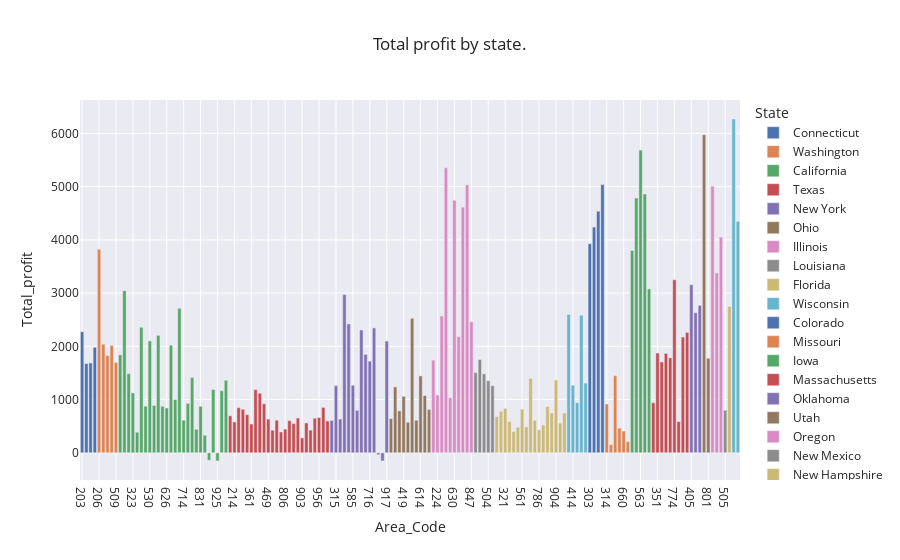

Write notebook code for a chart like this one.
### Code cell
px.bar(q_5 ,
x = 'Area_Code' , 
y = 'Total_profit' ,
color='State',
template='seaborn',
title='Total profit by state.',
)

### Figure 1 — Plotly figure (JSON) as saved in the notebook; plotly's stock layout.template omitted (floating-point values rounded to 4 significant figures)
{"data": [{"alignmentgroup": "True", "hovertemplate": "State=Connecticut<br>Area_Code=%{x}<br>Total_profit=%{y}<extra></extra>", "legendgroup": "Connecticut", "marker": {"color": "rgb(76,114,176)", "pattern": {"shape": ""}}, "name": "Connecticut", "offsetgroup": "Connecticut", "orientation": "v", "showlegend": true, "textposition": "auto", "type": "bar", "x": ["203", "475", "860", "959"], "xaxis": "x", "y": [2274, 1676, 1688, 1983], "yaxis": "y"}, {"alignmentgroup": "True", "hovertemplate": "State=Washington<br>Area_Code=%{x}<br>Total_profit=%{y}<extra></extra>", "legendgroup": "Washington", "marker": {"color": "rgb(221,132,82)", "pattern": {"shape": ""}}, "name": "Washington", "offsetgroup": "Washington", "orientation": "v", "showlegend": true, "textposition": "auto", "type": "bar", "x": ["206", "253", "360", "425", "509"], "xaxis": "x", "y": [3823, 2040, 1829, 2017, 1696], "yaxis": "y"}, {"alignmentgroup": "True", "hovertemplate": "State=California<br>Area_Code=%{x}<br>Total_profit=%{y}<extra></extra>", "legendgroup": "California", "marker": {"color": "rgb(85,168,104)", "pattern": {"shape": ""}}, "name": "California", "offsetgroup": "California", "orientation": "v", "showlegend": true, "textposition": "auto", "type": "bar", "x": ["209", "213", "310", "323", "408", "415", "510", "530", "559", "562", "619", "626", "650", "661", "707", "714", "760", "805", "818", "831", "858", "909", "916", "925", "949", "951"], "xaxis": "x", "y": [1840, 3046, 1486, 1125, 385, 2358, 876, 2102, 887, 2206, 873, 842, 2021, 1000, 2713, 613, 928, 1414, 441, 874, 330, -140, 1189, -153, 1166, 1363], "yaxis": "y"}, {"alignmentgroup": "True", "hovertemplate": "State=Texas<br>Area_Code=%{x}<br>Total_profit=%{y}<extra></extra>", "legendgroup": "Texas", "marker": {"color": "rgb(196,78,82)", "pattern": {"shape": ""}}, "name": "Texas", "offsetgroup": "Texas", "orientation": "v", "showlegend": true, "textposition": "auto", "type": "bar", "x": ["210", "214", "254", "281", "325", "361", "409", "430", "432", "469", "512", "682", "713", "806", "817", "830", "832", "903", "915", "936", "940", "956", "972", "979"], "xaxis": "x", "y": [695, 580, 848, 818, 716, 540, 1187, 1119, 921, 633, 425, 613, 391, 445, 604, 548, 653, 280, 561, 426, 650, 662, 853, 598], "yaxis": "y"}, {"alignmentgroup": "True", "hovertemplate": "State=New York<br>Area_Code=%{x}<br>Total_profit=%{y}<extra></extra>", "legendgroup": "New York", "marker": {"color": "rgb(129,114,179)", "pattern": {"shape": ""}}, "name": "New York", "offsetgroup": "New York", "orientation": "v", "showlegend": true, "textposition": "auto", "type": "bar", "x": ["212", "315", "347", "516", "518", "585", "607", "631", "646", "716", "718", "845", "914", "917"], "xaxis": "x", "y": [609, 1263, 634, 2972, 2421, 1269, 797, 2308, 1847, 1721, 2346, -36, -154, 2099], "yaxis": "y"}, {"alignmentgroup": "True", "hovertemplate": "State=Ohio<br>Area_Code=%{x}<br>Total_profit=%{y}<extra></extra>", "legendgroup": "Ohio", "marker": {"color": "rgb(147,120,96)", "pattern": {"shape": ""}}, "name": "Ohio", "offsetgroup": "Ohio", "orientation": "v", "showlegend": true, "textposition": "auto", "type": "bar", "x": ["216", "234", "330", "419", "440", "513", "567", "614", "740", "937"], "xaxis": "x", "y": [642, 1238, 788, 1060, 574, 2526, 612, 1444, 1075, 814], "yaxis": "y"}, {"alignmentgroup": "True", "hovertemplate": "State=Illinois<br>Area_Code=%{x}<br>Total_profit=%{y}<extra></extra>", "legendgroup": "Illinois", "marker": {"color": "rgb(218,139,195)", "pattern": {"shape": ""}}, "name": "Illinois", "offsetgroup": "Illinois", "orientation": "v", "showlegend": true, "textposition": "auto", "type": "bar", "x": ["217", "224", "309", "312", "618", "630", "708", "773", "815", "847"], "xaxis": "x", "y": [1741, 1085, 2569, 5353, 1034, 4745, 2183, 4613, 5035, 2463], "yaxis": "y"}, {"alignmentgroup": "True", "hovertemplate": "State=Louisiana<br>Area_Code=%{x}<br>Total_profit=%{y}<extra></extra>", "legendgroup": "Louisiana", "marker": {"color": "rgb(140,140,140)", "pattern": {"shape": ""}}, "name": "Louisiana", "offsetgroup": "Louisiana", "orientation": "v", "showlegend": true, "textposition": "auto", "type": "bar", "x": ["225", "318", "337", "504", "985"], "xaxis": "x", "y": [1506, 1751, 1483, 1353, 1262], "yaxis": "y"}, {"alignmentgroup": "True", "hovertemplate": "State=Florida<br>Area_Code=%{x}<br>Total_profit=%{y}<extra></extra>", "legendgroup": "Florida", "marker": {"color": "rgb(204,185,116)", "pattern": {"shape": ""}}, "name": "Florida", "offsetgroup": "Florida", "orientation": "v", "showlegend": true, "textposition": "auto", "type": "bar", "x": ["239", "305", "321", "352", "386", "407", "561", "727", "754", "772", "786", "813", "850", "863", "904", "941", "954"], "xaxis": "x", "y": [681, 778, 836, 588, 397, 479, 819, 486, 1398, 610, 431, 520, 870, 748, 1366, 556, 747], "yaxis": "y"}, {"alignmentgroup": "True", "hovertemplate": "State=Wisconsin<br>Area_Code=%{x}<br>Total_profit=%{y}<extra></extra>", "legendgroup": "Wisconsin", "marker": {"color": "rgb(100,181,205)", "pattern": {"shape": ""}}, "name": "Wisconsin", "offsetgroup": "Wisconsin", "orientation": "v", "showlegend": true, "textposition": "auto", "type": "bar", "x": ["262", "414", "608", "715", "920"], "xaxis": "x", "y": [2599, 1268, 943, 2582, 1310], "yaxis": "y"}, {"alignmentgroup": "True", "hovertemplate": "State=Colorado<br>Area_Code=%{x}<br>Total_profit=%{y}<extra></extra>", "legendgroup": "Colorado", "marker": {"color": "rgb(76,114,176)", "pattern": {"shape": ""}}, "name": "Colorado", "offsetgroup": "Colorado", "orientation": "v", "showlegend": true, "textposition": "auto", "type": "bar", "x": ["303", "719", "720", "970"], "xaxis": "x", "y": [3927, 4240, 4538, 5038], "yaxis": "y"}, {"alignmentgroup": "True", "hovertemplate": "State=Missouri<br>Area_Code=%{x}<br>Total_profit=%{y}<extra></extra>", "legendgroup": "Missouri", "marker": {"color": "rgb(221,132,82)", "pattern": {"shape": ""}}, "name": "Missouri", "offsetgroup": "Missouri", "orientation": "v", "showlegend": true, "textposition": "auto", "type": "bar", "x": ["314", "417", "573", "636", "660", "816"], "xaxis": "x", "y": [917, 155, 1448, 464, 407, 210], "yaxis": "y"}, {"alignmentgroup": "True", "hovertemplate": "State=Iowa<br>Area_Code=%{x}<br>Total_profit=%{y}<extra></extra>", "legendgroup": "Iowa", "marker": {"color": "rgb(85,168,104)", "pattern": {"shape": ""}}, "name": "Iowa", "offsetgroup": "Iowa", "orientation": "v", "showlegend": true, "textposition": "auto", "type": "bar", "x": ["319", "515", "563", "641", "712"], "xaxis": "x", "y": [3800, 4786, 5686, 4861, 3079], "yaxis": "y"}, {"alignmentgroup": "True", "hovertemplate": "State=Massachusetts<br>Area_Code=%{x}<br>Total_profit=%{y}<extra></extra>", "legendgroup": "Massachusetts", "marker": {"color": "rgb(196,78,82)", "pattern": {"shape": ""}}, "name": "Massachusetts", "offsetgroup": "Massachusetts", "orientation": "v", "showlegend": true, "textposition": "auto", "type": "bar", "x": ["339", "351", "413", "508", "617", "774", "781", "857", "978"], "xaxis": "x", "y": [940, 1874, 1707, 1867, 1783, 3250, 586, 2174, 2261], "yaxis": "y"}, {"alignmentgroup": "True", "hovertemplate": "State=Oklahoma<br>Area_Code=%{x}<br>Total_profit=%{y}<extra></extra>", "legendgroup": "Oklahoma", "marker": {"color": "rgb(129,114,179)", "pattern": {"shape": ""}}, "name": "Oklahoma", "offsetgroup": "Oklahoma", "orientation": "v", "showlegend": true, "textposition": "auto", "type": "bar", "x": ["405", "580", "918"], "xaxis": "x", "y": [3157, 2632, 2769], "yaxis": "y"}, {"alignmentgroup": "True", "hovertemplate": "State=Utah<br>Area_Code=%{x}<br>Total_profit=%{y}<extra></extra>", "legendgroup": "Utah", "marker": {"color": "rgb(147,120,96)", "pattern": {"shape": ""}}, "name": "Utah", "offsetgroup": "Utah", "orientation": "v", "showlegend": true, "textposition": "auto", "type": "bar", "x": ["435", "801"], "xaxis": "x", "y": [5976, 1775], "yaxis": "y"}, {"alignmentgroup": "True", "hovertemplate": "State=Oregon<br>Area_Code=%{x}<br>Total_profit=%{y}<extra></extra>", "legendgroup": "Oregon", "marker": {"color": "rgb(218,139,195)", "pattern": {"shape": ""}}, "name": "Oregon", "offsetgroup": "Oregon", "orientation": "v", "showlegend": true, "textposition": "auto", "type": "bar", "x": ["503", "541", "971"], "xaxis": "x", "y": [5009, 3378, 4052], "yaxis": "y"}, {"alignmentgroup": "True", "hovertemplate": "State=New Mexico<br>Area_Code=%{x}<br>Total_profit=%{y}<extra></extra>", "legendgroup": "New Mexico", "marker": {"color": "rgb(140,140,140)", "pattern": {"shape": ""}}, "name": "New Mexico", "offsetgroup": "New Mexico", "orientation": "v", "showlegend": true, "textposition": "auto", "type": "bar", "x": ["505"], "xaxis": "x", "y": [799], "yaxis": "y"}, {"alignmentgroup": "True", "hovertemplate": "State=New Hampshire<br>Area_Code=%{x}<br>Total_profit=%{y}<extra></extra>", "legendgroup": "New Hampshire", "marker": {"color": "rgb(204,185,116)", "pattern": {"shape": ""}}, "name": "New Hampshire", "offsetgroup": "New Hampshire", "orientation": "v", "showlegend": true, "textposition": "auto", "type": "bar", "x": ["603"], "xaxis": "x", "y": [2748], "yaxis": "y"}, {"alignmentgroup": "True", "hovertemplate": "State=Nevada<br>Area_Code=%{x}<br>Total_profit=%{y}<extra></extra>", "legendgroup": "Nevada", "marker": {"color": "rgb(100,181,205)", "pattern": {"shape": ""}}, "name": "Nevada", "offsetgroup": "Nevada", "orientation": "v", "showlegend": true, "textposition": "auto", "type": "bar", "x": ["702", "775"], "xaxis": "x", "y": [6270, 4346], "yaxis": "y"}], "layout": {"barmode": "relative", "legend": {"title": {"text": "State"}, "tracegroupgap": 0}, "title": {"text": "Total profit by state."}, "xaxis": {"anchor": "y", "domain": [0, 1], "title": {"text": "Area_Code"}}, "yaxis": {"anchor": "x", "domain": [0, 1], "title": {"text": "Total_profit"}}}}
